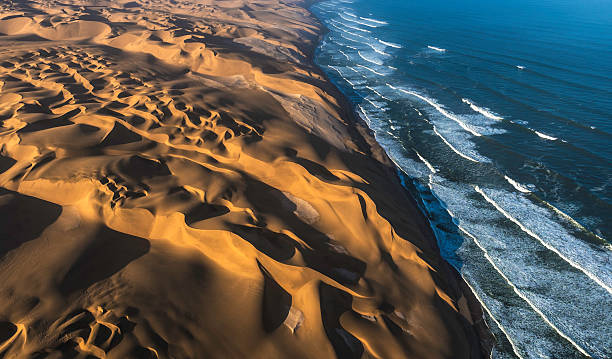
#> input picture kompresje/namib.jpg, 612 x 359 px
$ python main.py
#> lines starting #> are read from the running program, lines starting #| are printed output that depends on the picture; long printed decimals are rounded
#> further down, original_image is the input picture: shape (359, 612, 3); mean B, G, R 80.9, 88.7, 91.5
import cv2
from scipy.fftpack import dct, idct
from math import log10, sqrt
import numpy as np
import pywt

##################################
#                                #
#   Transformata Fouriera 2D     #
#                                #
##################################
def compress_image(image, quality):
    #Przygotowanie obrazu
#> called with quality = 0.999
     image = image.astype(np.float32) / 255.0
     height, width, channels = image.shape
#> height = 359; width = 612; channels = 3

    #DCT kompresja dla każdej składowej koloru
     compressed_image = np.zeros_like(image)
     for c in range(channels):
         channel = image[:, :, c]

        #Obliczenie transformaty Fouriera (DCT)
         channel_dct = dct(dct(channel, axis=0, norm='ortho'), axis=1, norm='ortho')

        #Posortowanie współczynników DCT
         sorted_coeffs = np.abs(channel_dct.flatten())
         sorted_coeffs[::-1].sort()   #Sortowanie malejąco

        #Obliczenie liczby niezerowych współczynników na podstawie poziomu jakości
         num_nonzeros = int((1.0 - quality) * (width * height))

        #Określenie progu na podstawie liczby niezerowych współczynników
         thresh = sorted_coeffs[num_nonzeros]

        #Zerowanie współczynników poniżej progu
         channel_dct[np.abs(channel_dct) < thresh] = 0

        #Odwrotna transformaty Fouriera (IDCT)
         compressed_channel = idct(idct(channel_dct, axis=1, norm='ortho'), axis=0, norm='ortho')

        #Przypisanie skompresowanej składowej koloru do obrazu wynikowego
         compressed_image[:, :, c] = compressed_channel
#> this loop made 3 passes
#> thresh on passes 1 to 3: 1.24, 1.74, 2.49
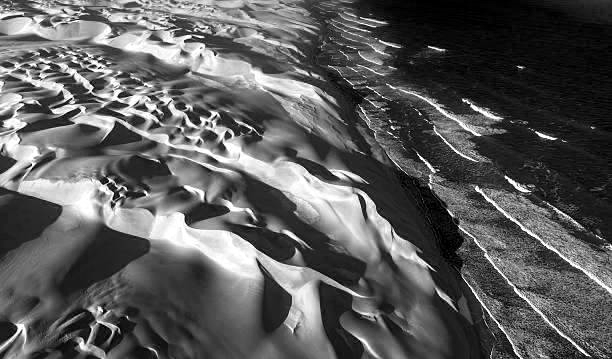
#> channel: shape (359, 612) float32; min 0, max 1, mean 0.359

    #Przeskalowanie wartości pikseli do zakresu 0-255
     compressed_image = np.clip(compressed_image * 255.0, 0, 255).astype(np.uint8)
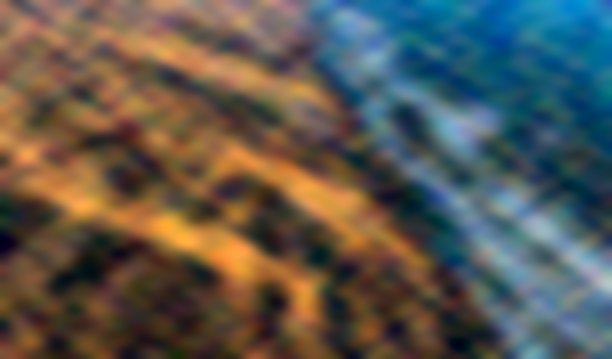
#> compressed_image: shape (359, 612, 3); mean of channels 0, 1, 2 80.4, 88.2, 91.2; drawn as B, G, R

     return compressed_image

def calculate_psnr(original_image, compressed_image):
     mse = np.mean((original_image - compressed_image) ** 2)
#> mse = 86.32
     if mse == 0:
         return float('inf')
     max_pixel = 255.0
     psnr = 20 * log10(max_pixel / sqrt(mse))
#> psnr = 28.77
     return psnr

original_image = cv2.imread('namib.jpg')

quality = 0.999   #Stopień kompresji (od 0.0 do 1.0)

#Kompresja obrazu
compressed_image = compress_image(original_image, quality)

cv2.imwrite('namib-compressedFourier0999.jpg', compressed_image)

#Obliczenie PSNR
psnr = calculate_psnr(original_image, compressed_image)
#> psnr = 28.77

print("PSNR:", psnr)
#| PSNR: 28.770

#Wyświetlenie obu obrazów
cv2.imshow("Original Image", original_image)
cv2.imshow("Compressed Image", compressed_image)
cv2.waitKey(0)
cv2.destroyAllWindows()


##################################
#                                #
#    Transformata falkowa 2D     #
#                                #
##################################
def compress_image(image_path, num_nonzero_coeffs):
#> called with image_path = 'panda.jpg', num_nonzero_coeffs = 50
    image = cv2.imread(image_path)
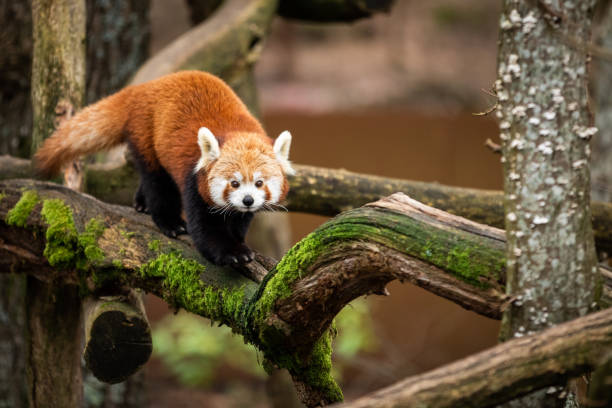
#> input picture kompresje/panda.jpg, 612 x 408 px
#> image is the input picture: shape (408, 612, 3); mean B, G, R 56, 82.9, 100.7
    image_ycrcb = cv2.cvtColor(image, cv2.COLOR_BGR2YCrCb)
#> image_ycrcb: shape (408, 612, 3); mean of channels 0, 1, 2 85.2, 139.1, 111.5
    y, cr, cb = cv2.split(image_ycrcb)
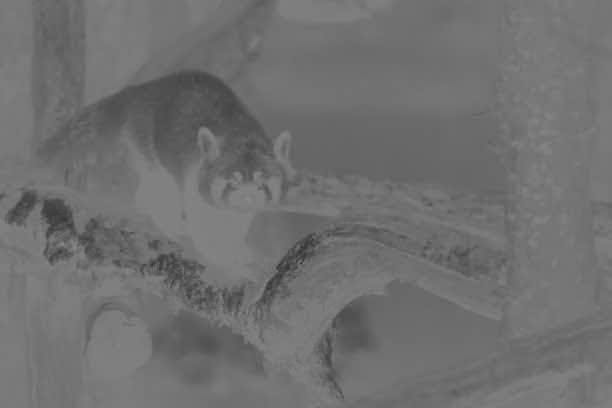
#> cb: shape (408, 612); min 50, max 139, mean 111.5
    y_coeffs = compress_channel(y, num_nonzero_coeffs)
#> in compress_channel, `threshold = sorted_coeffs[num_nonzero_coeffs]`: threshold = 1304.7
    compressed_y = decompress_channel(y_coeffs, y.shape)
    cr_resized = cv2.resize(cr, compressed_y.shape[::-1], interpolation=cv2.INTER_LINEAR)
    cb_resized = cv2.resize(cb, compressed_y.shape[::-1], interpolation=cv2.INTER_LINEAR)
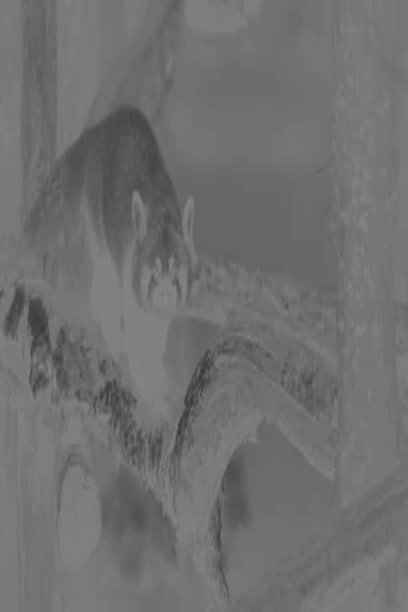
#> cb_resized: shape (612, 408); min 55, max 136, mean 111.5
    compressed_y = compressed_y.astype(np.uint8)
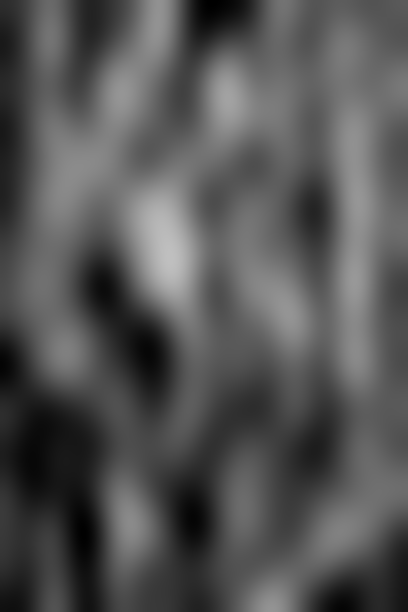
#> compressed_y: shape (612, 408); min 0, max 191, mean 84.7

    print("Original shapes:")
    print("Y shape:", y.shape, "dtype:", y.dtype)
#| Y shape: (408, 612) dtype: uint8
    print("Cr shape:", cr.shape, "dtype:", cr.dtype)
#| Cr shape: (408, 612) dtype: uint8
    print("Cb shape:", cb.shape, "dtype:", cb.dtype)
#| Cb shape: (408, 612) dtype: uint8

    print("Compressed shapes:")
    print("Compressed Y shape:", compressed_y.shape, "dtype:", compressed_y.dtype)
#| Compressed Y shape: (612, 408) dtype: uint8
    print("Cr resized shape:", cr_resized.shape, "dtype:", cr_resized.dtype)
#| Cr resized shape: (612, 408) dtype: uint8
    print("Cb resized shape:", cb_resized.shape, "dtype:", cb_resized.dtype)
#| Cb resized shape: (612, 408) dtype: uint8

    # Połączenie skompresowanych kanałów
    compressed_image_ycrcb = cv2.merge([compressed_y, cr_resized, cb_resized])
#> compressed_image_ycrcb: shape (612, 408, 3); mean of channels 0, 1, 2 84.7, 139.1, 111.5

    # Konwersja z przestrzeni kolorów YCrCb do BGR
    compressed_image = cv2.cvtColor(compressed_image_ycrcb, cv2.COLOR_YCrCb2BGR)
#> compressed_image: shape (612, 408, 3)

    return compressed_image

def compress_channel(channel, num_nonzero_coeffs):
    channel_matrix = np.float32(channel)

    # Wykonanie falkowej transformacji 2D
    coeffs = cv2.dct(channel_matrix)

    # Sortowanie współczynników malejąco po wartości bezwzględnej
    sorted_coeffs = np.sort(np.abs(coeffs), axis=None)[::-1]

    # Wybór adaptacyjnej liczby niezerowych współczynników
    threshold = sorted_coeffs[num_nonzero_coeffs]
    quantized_coeffs = np.where(np.abs(coeffs) >= threshold, coeffs, 0)

    return quantized_coeffs

def decompress_channel(coeffs, shape):
    # Wykonanie odwrotnej falkowej transformacji 2D
    channel_matrix = cv2.idct(coeffs)

    # Zmiana rozmiaru macierzy na oryginalny
    channel = np.float32(cv2.resize(channel_matrix, shape))

    return channel

def calculate_psnr(original_image, compressed_image):
    # Zamiana kolejności wymiarów skompresowanego obrazu
    compressed_image = compressed_image.transpose(1, 0, 2)
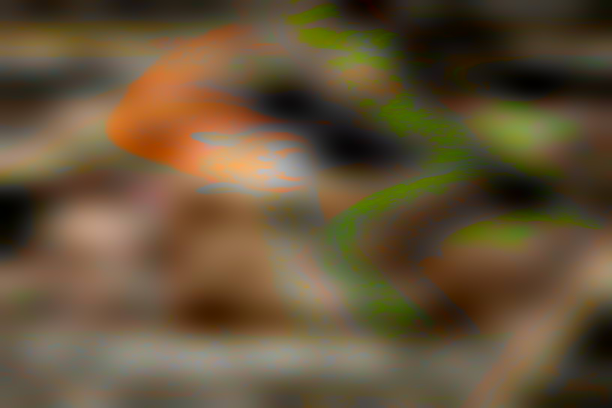
#> compressed_image: shape (408, 612, 3); mean of channels 0, 1, 2 55.6, 82.5, 100.1; drawn as B, G, R

    mse = np.mean((original_image.astype(np.float32) - compressed_image.astype(np.float32)) ** 2)
#> mse = 3412.3
    psnr = 20 * np.log10(255.0 / np.sqrt(mse))
#> psnr = 12.8
    return psnr


original_image_path = "panda.jpg"
compressed_image_path = "panda-compressed_50.jpg"
num_nonzero_coeffs = 50

compressed_image = compress_image(original_image_path, num_nonzero_coeffs)
cv2.imwrite(compressed_image_path, compressed_image)

original_image = cv2.imread(original_image_path)
psnr = calculate_psnr(original_image, compressed_image)
#> psnr = 12.8

print("PSNR: {:.2f} dB".format(psnr))
#| PSNR: 12.80 dB
